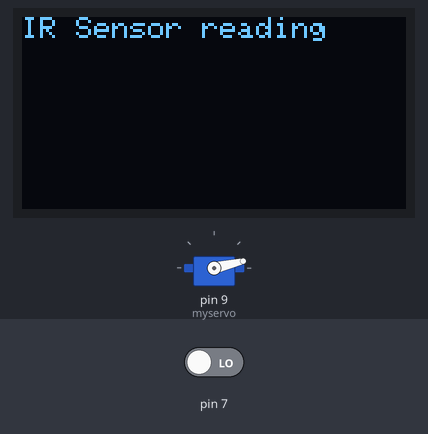
Bench run of a sketch on a simulated Arduino Uno, built with avr-gcc and run on an emulated ATmega328P. Shown: servo, 128×64 one-colour display. The inputs (shaded band) are chosen by the test bench; at power-on: pin 7 LOW. The display library's start-up logo is not drawn.

Above: at 1.6 s.
1.7 s: pin 7 driven HIGH
At 2.19 s:
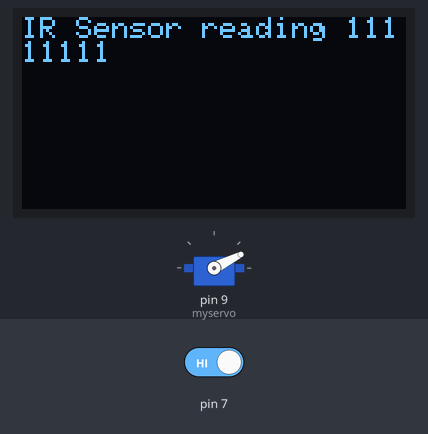
4.1 s: pin 7 driven LOW
At 4.8 s:
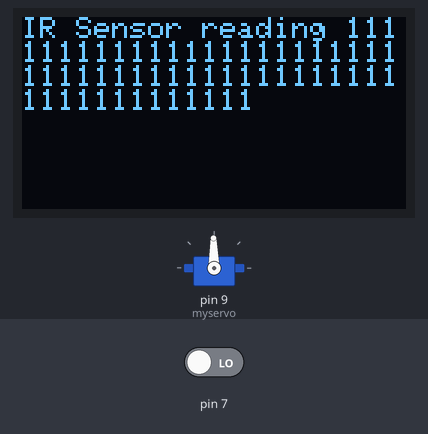
5.9 s: pin 7 driven HIGH
At 17.45 s:
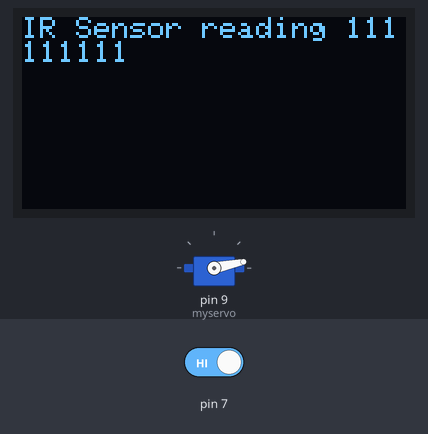
Timing chart, 0 to 18.7 s (numbered marks = the images above; inputs shaded):
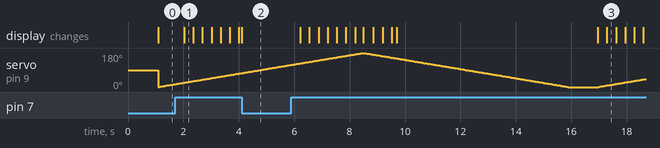

Measured:
- after the input at 1.7 s, the display: changes after 0.33 s (image 1)
- after the input at 5.9 s, the display: first changes after 0.32 s (image 3 shows a later state)

The sketch:

irdisplayservo.ino
```cpp
#include <Wire.h>
#include <Adafruit_GFX.h>
#include<Adafruit_SSD1306.h>
#include<SPI.h>
#include <Servo.h>

Servo myservo;  // create servo object to control a servo

int pos = 0;    // variable to store the servo position
#define SCREEN_WIDTH 128 // OLED display width, in pixels
#define SCREEN_HEIGHT 64 // OLED display height, in pixels
#define OLED_RESET     4 // Reset pin # (or -1 if sharing Arduino reset pin)
Adafruit_SSD1306 display(SCREEN_WIDTH, SCREEN_HEIGHT, &Wire, OLED_RESET);


void setup(){
  myservo.attach(9);  // attaches the servo on pin 9 to the servo object
  display.begin(SSD1306_SWITCHCAPVCC, 0x3C);
  display.display();
  pinMode(7,INPUT);
  Serial.begin(9600);
}
void loop()
{display.clearDisplay();
 display.setTextColor(WHITE);
display.setCursor(0,0);
 display.print("IR Sensor reading ");

delay(1000);

 for (pos = 0; pos <= 180; pos += 1) { // goes from 0 degrees to 180 degrees
   // in steps of 1 degree
   myservo.write(pos);
   if(digitalRead(7)!=0)
   display.print("1");
   display.display();
    delay(15);
      // waits 15ms for the servo to reach the position
  }
  for (pos = 180; pos >= 0; pos -= 1) { // goes from 180 degrees to 0 degrees
      // tell servo to go to position in variable 'pos'
   myservo.write(pos);
    if(digitalRead(7)!=0)
   display.print("1");
   display.display();

    delay(15);                       // waits 15ms for the servo to reach the position
  }

}
```
